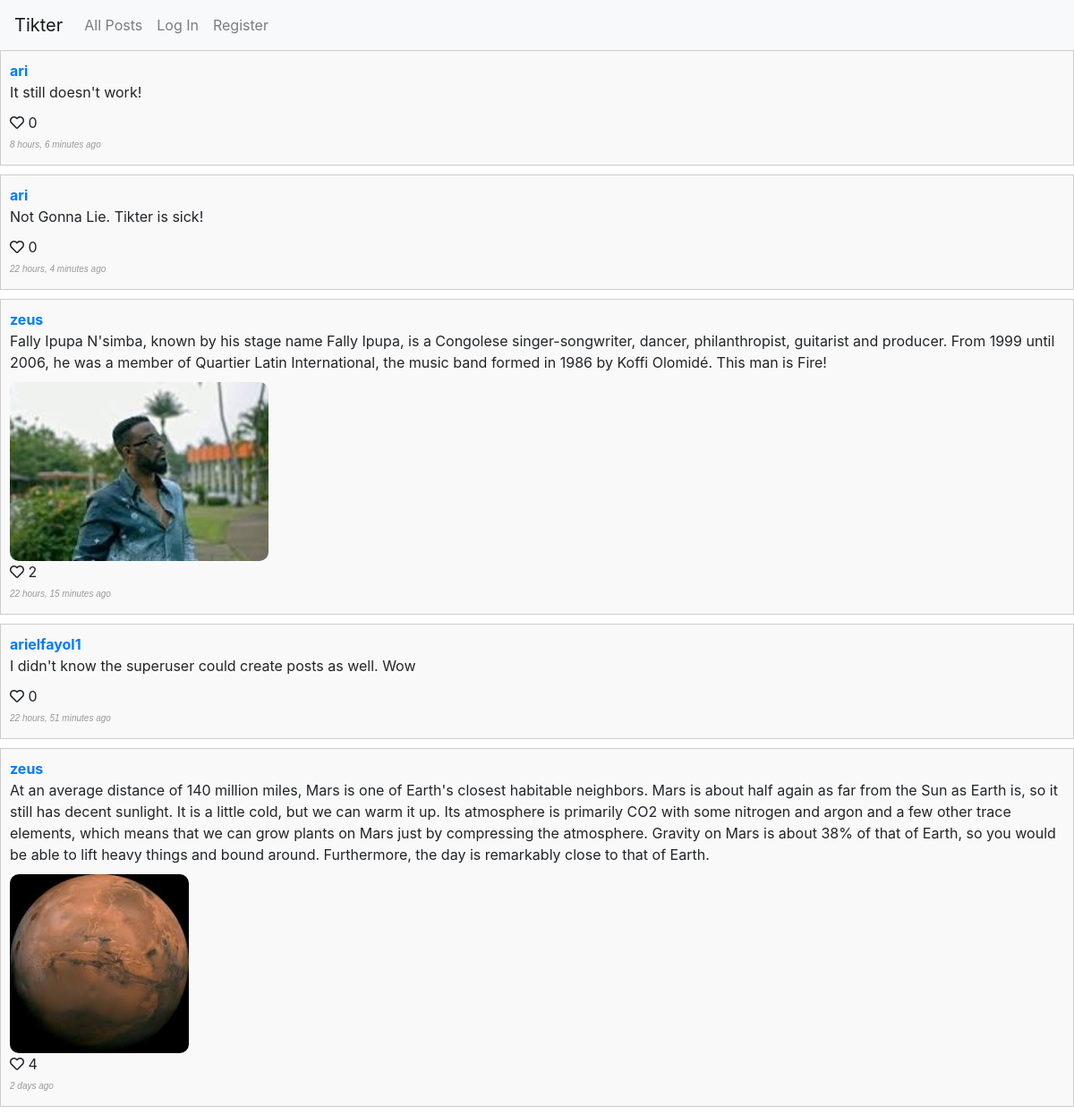
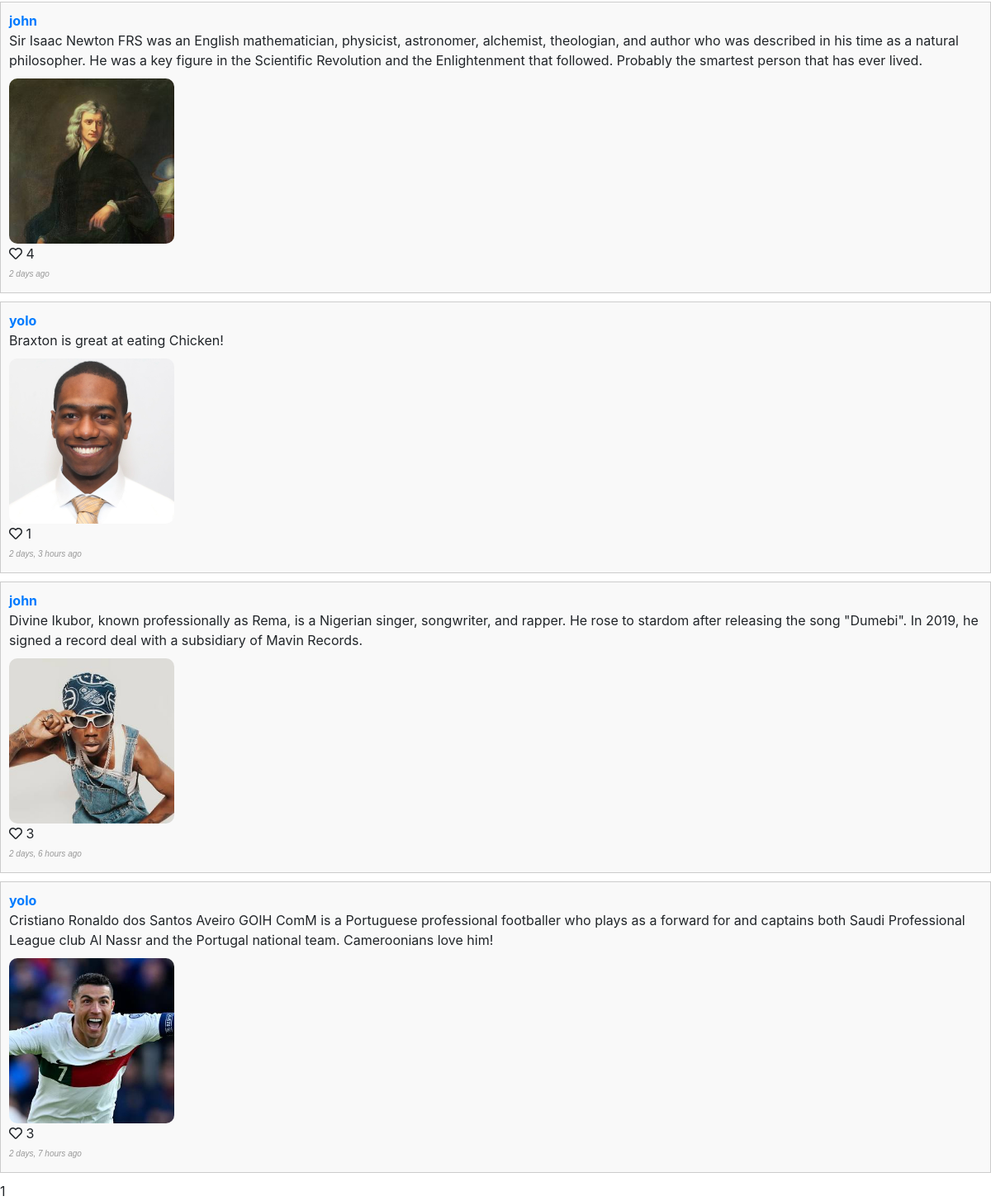
The page / on the database its author committed (2 pictures, top to bottom).
### network/models.py (models this page shows, shortened)
class Post(models.Model):
    user = models.ForeignKey(User, on_delete=models.CASCADE, related_name='posts')
    content = models.TextField()
    timestamp = models.DateTimeField(auto_now_add=True)
    image = models.ImageField(upload_to='network/images/post_images/', blank=True, null=True)
    likes = models.ManyToManyField(User, related_name='liked_posts', blank=True)
    def num_likes(self):
        return self.likes.count()

class User(AbstractUser):
    pass

### network/views.py (the view)
# urls.py: path('', views.index, name='index'),
def index(request):
    posts = Post.objects.all().order_by('-timestamp')
    paginator = Paginator(posts, 10)
    page_number = request.GET.get('page', 1)
    page = paginator.get_page(page_number)
    context = {
        'page': page
    }
    return render(request, 'network/index.html', context)

### network/templates/network/index.html (shortened to what this page needs)
{% extends "network/layout.html" %}
{% block body %}
    {% for post in page%}
        {% include 'network/post_display.html' with post=post user=user %}
    {% endfor %}
    <div class="pagination">
        <span class="step-links">
        <span class="current-page">{{ page.number }}</span>
        </span>
    </div>
{% endblock %}

### network/templates/network/post_display.html (shortened to what this page needs)
<li class="post-li" data-post-id="{{ post.id }}">
    <div class="post-section">
    <a class="user-link il" href="{% url 'network:profile' username=post.user.username%}"><strong>{{ post.user.username }}</strong></a>
    <p class="p-content">{{ post.content }}</p>
    <div class="image-container">
        {% if post.image %}
            <img src="{{ post.image.url }}" alt="Post Image" class="post-image">
        {% endif %}
    </div>
    {% if user.is_authenticated %}
        <p>
            <div>
            <span class="like-count">{{ post.num_likes }}</span>
            <span class="like-button il" data-post-id="{{ post.id }}" >
                {% if post in user.liked_posts.all %}
                    <i class="heart-icon fas fa-heart liked"></i>
                {% else %}
                    <i class="heart-icon far fa-heart"></i>
                {% endif %}
            </span>
            </div>
            <span class="post-reply-count">{{ post.num_replies }}</span>
            <a href="#" class="reply-icon">
                <i class="fa fa-reply" href="{% url 'network:post' post_id=post.id %}"></i> Reply
            </a>
        </p>
    {% else %}
        <p><i class="far fa-heart"></i> <span class="like-count">{{ post.num_likes }} </span></p>
    {% endif %}
    <p class="timestamp">{{ post.timestamp|timesince }} ago</p>
    </div>
</li>

### network/static/network/styles.css (style rules this page uses)
.post-li { padding: 10px; margin-bottom: 10px; border: 1px solid #ccc; background-color: #f9f9f9; list-style: none; cursor: pointer; }
.post-li strong { font-weight: bold; }
.post-li p { margin-bottom: 5px; }
.image-container { margin-top: 10px; }
.post-image { height: 200px; border-radius: 10px; }
.timestamp { font-family: Arial, sans-serif; font-weight: 200; font-style: italic; color: #999; font-size: x-small; }
.current-page { border-radius: 50%; }

### rows shown on the page
Post: user.username "ari", content "It still doesn't work!", num_likes "0", timestamp "8 hours, 6 minutes"
Post: user.username "ari", content "Not Gonna Lie. Tikter is sick!", num_likes "0", timestamp "22 hours, 4 minutes"
Post: user.username "zeus", content "Fally Ipupa N'simba, known by his stage name Fally Ipupa, is a Congolese singer-songwriter, dancer, philanthropist, guitarist and producer. From 1999 until 2006, he was a member of Quartier Latin International, the music band formed in 1986 by Koffi Olomidé. This man is Fire!", image (picture), num_likes "2", timestamp "22 hours, 15 minutes"
Post: user.username "arielfayol1", content "I didn't know the superuser could create posts as well. Wow", num_likes "0", timestamp "22 hours, 51 minutes"
Post: user.username "zeus", content "At an average distance of 140 million miles, Mars is one of Earth's closest habitable neighbors. Mars is about half again as far from the Sun as Earth is, so it still has decent sunlight. It is a little cold, but we can warm it up. Its atmosphere is primarily CO2 with some nitrogen and argon and a few other trace elements, which means that we can grow plants on Mars just by compressing the atmosphere. Gravity on Mars is about 38% of that of Earth, so you would be able to lift heavy things and bound around. Furthermore, the day is remarkably close to that of Earth.", image (picture), num_likes "4", timestamp "2 days"
Post: user.username "john", content "Sir Isaac Newton FRS was an English mathematician, physicist, astronomer, alchemist, theologian, and author who was described in his time as a natural philosopher. He was a key figure in the Scientific Revolution and the Enlightenment that followed. Probably the smartest person that has ever lived.", image (picture), num_likes "4", timestamp "2 days"
Post: user.username "yolo", content "Braxton is great at eating Chicken!", image (picture), num_likes "1", timestamp "2 days, 3 hours"
Post: user.username "john", content "Divine Ikubor, known professionally as Rema, is a Nigerian singer, songwriter, and rapper. He rose to stardom after releasing the song \"Dumebi\". In 2019, he signed a record deal with a subsidiary of Mavin Records.", image (picture), num_likes "3", timestamp "2 days, 6 hours"
Post: user.username "yolo", content "Cristiano Ronaldo dos Santos Aveiro GOIH ComM is a Portuguese professional footballer who plays as a forward for and captains both Saudi Professional League club Al Nassr and the Portugal national team. Cameroonians love him!", image (picture), num_likes "3", timestamp "2 days, 7 hours"

### other values the page prints
{{ page.number }} "1"
